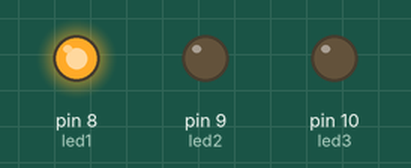
Simulated run of this sketch. Board: Arduino Uno, built with avr-gcc and run on an emulated ATmega328P. Shown: output pins drawn as LEDs (lit = HIGH).

Above: at 0.6 s.
At 3.6 s:
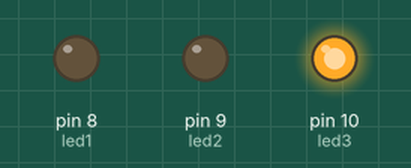
At 5.7 s:
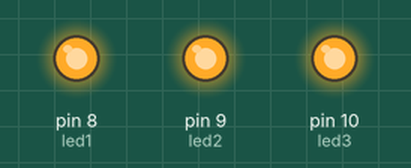
At 7.2 s:
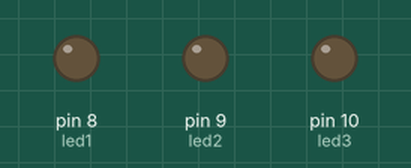
At 10.35 s:
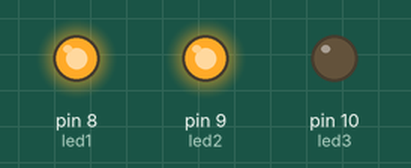
At 14.1 s:
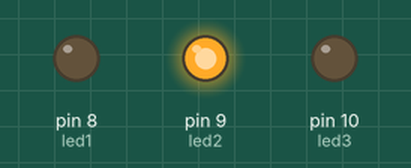
Timing chart, 0 to 15.6 s (numbered marks = the images above):
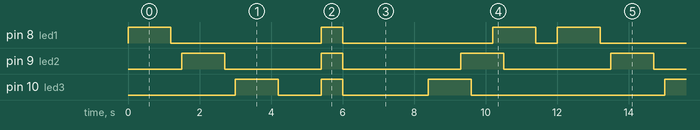

The sketch:

MultipleLEDlight.ino
```cpp
int led1 = 8;
int led2 = 9;
int led3 = 10;
int led4 = 13;
void setup() {
  // put your setup code here, to run once:
  pinMode(led1, OUTPUT);
  pinMode(led2, OUTPUT);
  pinMode(led3, OUTPUT);
}

void loop() {
  // put your main code here, to run repeatedly:
  digitalWrite(led1, HIGH);
    delay(300);
  digitalWrite(led2, LOW);
    delay(300);
  digitalWrite(led3, LOW);
    delay(300);
   digitalWrite(led4, LOW);
  delay(300);

  digitalWrite(led1, LOW);
    delay(300);
  digitalWrite(led2,HIGH);
    delay(300);
  digitalWrite(led3, LOW);
    delay(300);
   digitalWrite(led4, LOW);
     delay(300);

     digitalWrite(led1, LOW);
    delay(300);
  digitalWrite(led2,LOW);
    delay(300);
  digitalWrite(led3, HIGH);
    delay(300);
   digitalWrite(led4, LOW);
     delay(300);

     digitalWrite(led1, LOW);
    delay(300);
  digitalWrite(led2, LOW);
    delay(300);
  digitalWrite(led3, LOW);
    delay(300);
   digitalWrite(led4, HIGH);
     delay(300);


     digitalWrite(led1, LOW);
   // delay(300);
  digitalWrite(led2, LOW);
    //delay(300);
  digitalWrite(led3, LOW);
   // delay(300);
   digitalWrite(led4, LOW);
     delay(600);

      digitalWrite(led1, HIGH);
   // delay(300);
  digitalWrite(led2,HIGH);
   // delay(300);
  digitalWrite(led3, HIGH);
   // delay(300);
   digitalWrite(led4, HIGH);
     delay(600);


     digitalWrite(led1, LOW);
   // delay(300);
  digitalWrite(led2, LOW);
  //  delay(300);
  digitalWrite(led3, LOW);
  //  delay(300);
   digitalWrite(led4, LOW);
     delay(600);

       digitalWrite(led1, LOW);
    delay(300);
  digitalWrite(led2, LOW);
    delay(300);
  digitalWrite(led3, LOW);
    delay(300);
   digitalWrite(led4, HIGH);
     delay(300);

     digitalWrite(led1, LOW);
    delay(300);
  digitalWrite(led2,LOW);
    delay(300);
  digitalWrite(led3, HIGH);
    delay(300);
   digitalWrite(led4, LOW);
     delay(300);

       digitalWrite(led1, LOW);
    delay(300);
  digitalWrite(led2,HIGH);
    delay(300);
  digitalWrite(led3, LOW);
    delay(300);
   digitalWrite(led4, LOW);
     delay(300);

      digitalWrite(led1, HIGH);
    delay(300);
  digitalWrite(led2, LOW);
    delay(300);
  digitalWrite(led3, LOW);
    delay(300);
   digitalWrite(led4, LOW);
  delay(300);

     digitalWrite(led1, LOW);
   // delay(300);
  digitalWrite(led2, LOW);
  //  delay(300);
  digitalWrite(led3, LOW);
  //  delay(300);
   digitalWrite(led4, LOW);
     delay(600);
}
```

Measured:
- by itself, pin 8 (led1): repeats every 12.0 s: LOW 4.2 s, HIGH 0.60 s, LOW 4.2 s, HIGH 1.2 s, LOW 0.60 s, HIGH 1.2 s
- by itself, pin 9 (led2): repeats every 12.0 s: LOW 2.7 s, HIGH 0.60 s, LOW 3.3 s, HIGH 1.2 s, LOW 3.0 s, HIGH 1.2 s
- by itself, pin 10 (led3): repeats every 12.0 s: LOW 1.2 s, HIGH 0.60 s, LOW 2.4 s, HIGH 1.2 s, LOW 5.4 s, HIGH 1.2 s
